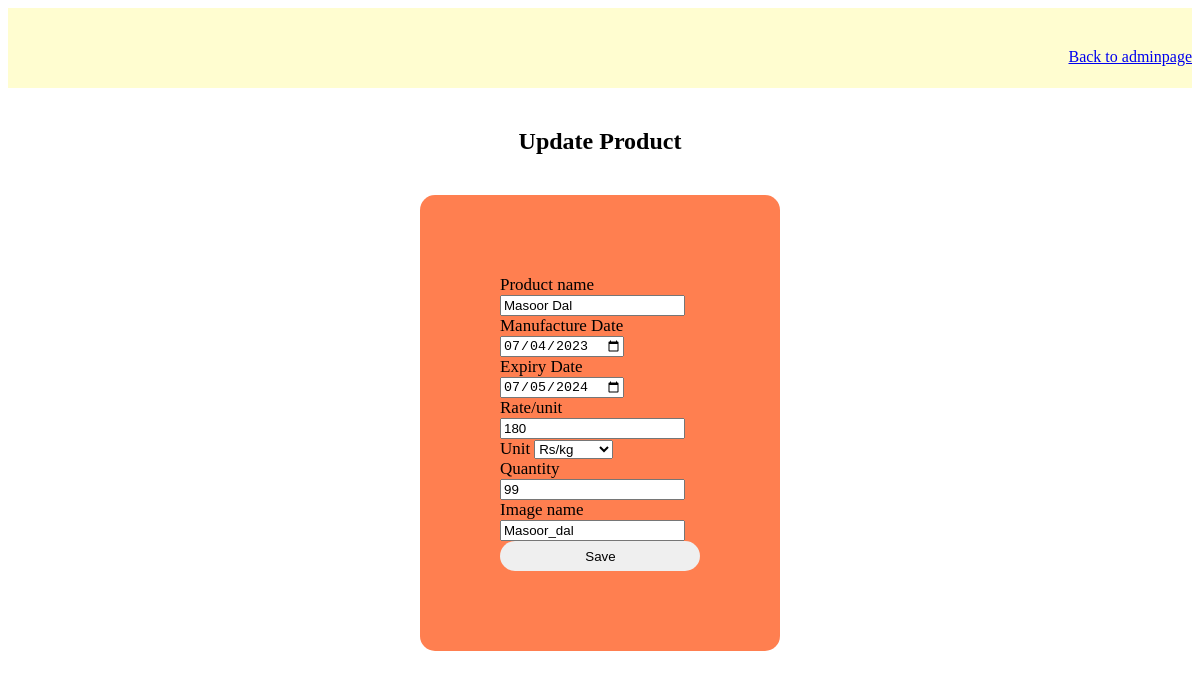
The page /admin/user/12/category/2/product/3/edit (signed in) on the database its author committed.
### main.py (models this page shows, shortened)
class Product(db.Model):
  __tablename__='product'
  product_id= db.Column(db.Integer, autoincrement=True, primary_key=True)
  name= db.Column(db.String, nullable=False)
  manufacture_date=db.Column(db.String,unique=False, nullable=False)
  expiry_date= db.Column(db.String,unique=False, nullable=False)
  rate = db.Column(db.Integer, unique=False, nullable=False)
  unit= db.Column(db.String, unique=False, nullable=False)
  quantity=db.Column(db.Integer, unique=False, nullable=False)
  image=db.Column(db.String, unique=False, nullable=False)
  category_id=db.Column(db.Integer,db.ForeignKey("category.category_id"), primary_key=True, nullable=False)
  user=db.relationship('Cart',back_populates='product')

### main.py (the view, shortened to what this page needs)
@app.route("/admin/user/<int:user_id>/category/<int:category_id>/product/<int:product_id>/edit",methods=["GET","POST"])
@login_required
def edit_product(user_id,category_id,product_id):
    c= Category.query.filter(Category.category_id==category_id).first()
    p=Product.query.filter(Product.category_id==category_id).filter(Product.product_id==product_id).first()
    return render_template('product_update.html',c=c, p=p,category_id=category_id, product_id=product_id,user_id=user_id)

### main.py (called while the page is built)
@login_manager.user_loader
def loader_user(user_id):
    return User.query.get(int(user_id))

### templates/product_update.html (shortened to what this page needs)
<!DOCTYPE html>
<head>
    <link rel="stylesheet" href="/static/product.css">
</head>
<body>
  <header>
       <a href="/admin/user/{{user_id}}" style="float: right;"> Back to adminpage </a>
  </header>
  <h2>Update Product </h2>
   <div class="product">
    <form action="/admin/user/{{user_id}}/category/{{category_id}}/product/{{product_id}}/edit" method="POST" id="login-category-product-edit-form">
         <div>
            <label>Product name</label>
            <input type="text" name="p_name" value="{{p.name}}" id="a"/>
         </div>
         <div>
            <label>Manufacture Date</label>
            <input type="date" name="m_date" value="{{p.manufacture_date}}" id="b"/>
         </div>
         <div>
            <label>Expiry Date</label>
            <input type="date" name="e_date" value= "{{p.expiry_date}}" id="c"/>
         </div>
         <div>
            <label>Rate/unit</label>
            <input type="number" min=0 step='any' name="rate" value= "{{p.rate}}" id="d"/>
         <div>
         <div>
            <label>Unit</label>
              <select name= "unit" value="{{p.unit}}" id="e"/>
                <option value="Rs/kg">Rs/kg</option>
         </div>
         <div>
            <label>Quantity</label>
            <input type="number" min=0 step='any' name="quantity"  value="{{p.quantity}}" id="f"/>
         </div>
         <div>
            <label>Image name</label>
            <input type="text" name="image" value= {{p.image}} id="g" required>
        </div>
         <div>
            <input type="submit" value = "Save" id= "sav">
         </div>
    </form>
   </div>
 </body>
 </html>

### static/product.css (style rules this page uses)
header { background-color:#FFFDD0; padding: 2.5rem 0; }
.product { width: 200px; margin: auto; margin: 20 0 0 300px; padding: 80px; background:coral; border-radius: 15px ; }
h2 { text-align:center; color: black; padding: 20px; }
label { color:black; font-size: 17px; }
#sav { width: 200px; height: 30px; border: none; border-radius: 17px; padding-left: 7px; color: black; }

### rows shown on the page
Product: p_name "Masoor Dal", m_date "07/04/2023", e_date "07/05/2024", rate "180", unit "Rs/kg", quantity "99", image "Masoor_dal"
